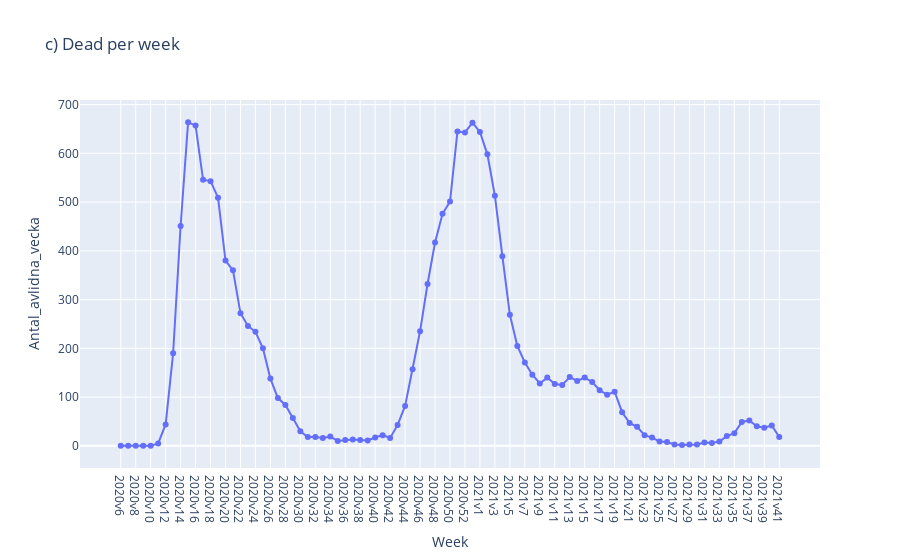
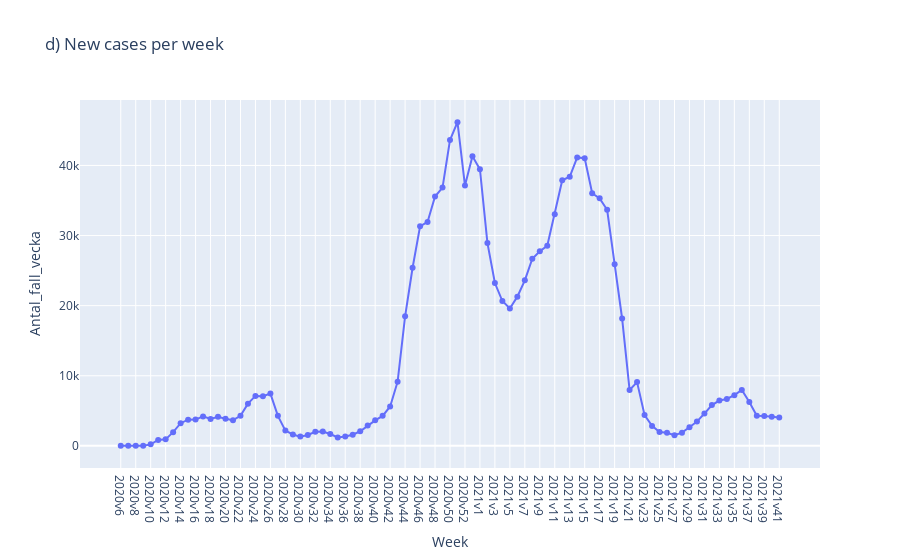
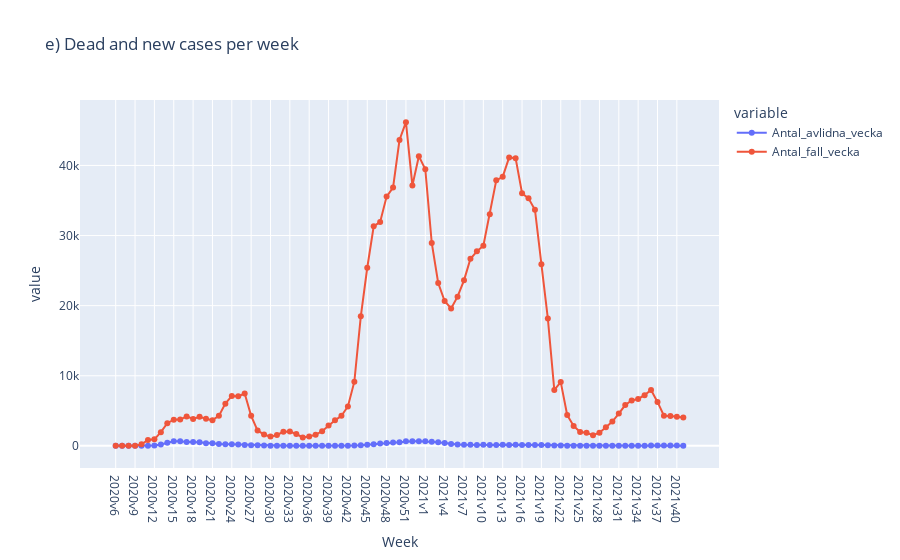
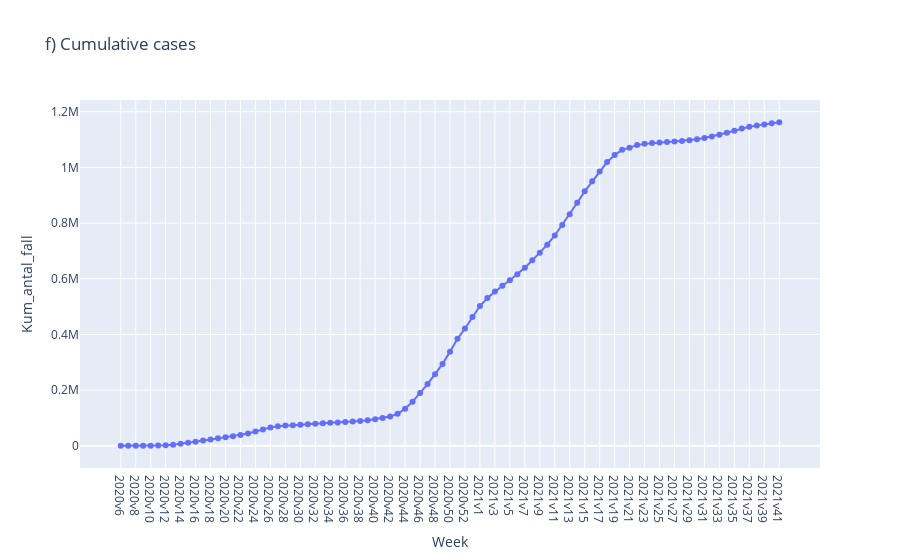

The code cell stored with these charts, in order, in its notebook:
### Markdown cell above
- Use plotly_express to plot the data

### Code cell
def px_line(dataframe=covid19, x=None, y=None, title=None):
    
    fig = px.line(dataframe, x=x, y=y, markers=True, 
        title=title,
        labels=dict(Vecka="Week"))

    fig.update_layout(hovermode="x")
    fig.update_xaxes(
                 showspikes=True,
                 spikedash="solid",
                 spikemode="across",
                 spikecolor="green",
                 spikesnap="cursor"
                 )
    fig.show()
    fig.write_html(f"Visualiseringar/{title}.html") #saving plotly as en html file is base on : https://plotly.com/python/interactive-html-export/

px_line(x="Vecka", y="Antal_avlidna_vecka", title="c) Dead per week")
px_line(x="Vecka", y="Antal_fall_vecka", title="d) New cases per week")
px_line(x="Vecka", y=["Antal_avlidna_vecka", "Antal_fall_vecka"], title="e) Dead and new cases per week")
px_line(x="Vecka", y="Kum_antal_fall", title="f) Cumulative cases")

### Figure 1 — Plotly figure (JSON) as saved in the notebook; plotly's stock layout.template omitted (floating-point values rounded to 4 significant figures)
{"data": [{"hovertemplate": "Week=%{x}<br>Antal_avlidna_vecka=%{y}<extra></extra>", "legendgroup": "", "line": {"color": "#636efa", "dash": "solid"}, "marker": {"symbol": "circle"}, "mode": "markers+lines", "name": "", "orientation": "v", "showlegend": false, "type": "scatter", "x": ["2020v6", "2020v7", "2020v8", "2020v9", "2020v10", "2020v11", "2020v12", "2020v13", "2020v14", "2020v15", "2020v16", "2020v17", "2020v18", "2020v19", "2020v20", "2020v21", "2020v22", "2020v23", "2020v24", "2020v25", "2020v26", "2020v27", "2020v28", "2020v29", "2020v30", "2020v31", "2020v32", "2020v33", "2020v34", "2020v35", "2020v36", "2020v37", "2020v38", "2020v39", "2020v40", "2020v41", "2020v42", "2020v43", "2020v44", "2020v45", "2020v46", "2020v47", "2020v48", "2020v49", "2020v50", "2020v51", "2020v52", "2020v53", "2021v1", "2021v2", "2021v3", "2021v4", "2021v5", "2021v6", "2021v7", "2021v8", "2021v9", "2021v10", "2021v11", "2021v12", "2021v13", "2021v14", "2021v15", "2021v16", "2021v17", "2021v18", "2021v19", "2021v20", "2021v21", "2021v22", "2021v23", "2021v24", "2021v25", "2021v26", "2021v27", "2021v28", "2021v29", "2021v30", "2021v31", "2021v32", "2021v33", "2021v34", "2021v35", "2021v36", "2021v37", "2021v38", "2021v39", "2021v40", "2021v41"], "xaxis": "x", "y": [0, 0, 0, 0, 0, 5, 44, 190, 451, 664, 657, 546, 543, 509, 380, 360, 272, 246, 234, 200, 138, 98, 84, 57, 30, 18, 18, 16, 19, 10, 12, 13, 12, 11, 17, 22, 16, 43, 82, 157, 235, 332, 417, 476, 501, 645, 643, 663, 644, 598, 513, 389, 269, 205, 171, 146, 128, 140, 127, 125, 141, 133, 140, 131, 114, 105, 111, 69, 47, 39, 22, 17, 9, 8, 3, 2, 3, 3, 7, 6, 9, 20, 26, 49, 52, 40, 37, 42, 18], "yaxis": "y"}], "layout": {"hovermode": "x", "legend": {"tracegroupgap": 0}, "title": {"text": "c) Dead per week"}, "xaxis": {"anchor": "y", "domain": [0, 1], "showspikes": true, "spikecolor": "green", "spikedash": "solid", "spikemode": "across", "spikesnap": "cursor", "title": {"text": "Week"}}, "yaxis": {"anchor": "x", "domain": [0, 1], "title": {"text": "Antal_avlidna_vecka"}}}}

### Figure 2 — Plotly figure (JSON) as saved in the notebook; plotly's stock layout.template omitted (floating-point values rounded to 4 significant figures)
{"data": [{"hovertemplate": "Week=%{x}<br>Antal_fall_vecka=%{y}<extra></extra>", "legendgroup": "", "line": {"color": "#636efa", "dash": "solid"}, "marker": {"symbol": "circle"}, "mode": "markers+lines", "name": "", "orientation": "v", "showlegend": false, "type": "scatter", "x": ["2020v6", "2020v7", "2020v8", "2020v9", "2020v10", "2020v11", "2020v12", "2020v13", "2020v14", "2020v15", "2020v16", "2020v17", "2020v18", "2020v19", "2020v20", "2020v21", "2020v22", "2020v23", "2020v24", "2020v25", "2020v26", "2020v27", "2020v28", "2020v29", "2020v30", "2020v31", "2020v32", "2020v33", "2020v34", "2020v35", "2020v36", "2020v37", "2020v38", "2020v39", "2020v40", "2020v41", "2020v42", "2020v43", "2020v44", "2020v45", "2020v46", "2020v47", "2020v48", "2020v49", "2020v50", "2020v51", "2020v52", "2020v53", "2021v1", "2021v2", "2021v3", "2021v4", "2021v5", "2021v6", "2021v7", "2021v8", "2021v9", "2021v10", "2021v11", "2021v12", "2021v13", "2021v14", "2021v15", "2021v16", "2021v17", "2021v18", "2021v19", "2021v20", "2021v21", "2021v22", "2021v23", "2021v24", "2021v25", "2021v26", "2021v27", "2021v28", "2021v29", "2021v30", "2021v31", "2021v32", "2021v33", "2021v34", "2021v35", "2021v36", "2021v37", "2021v38", "2021v39", "2021v40", "2021v41"], "xaxis": "x", "y": [1, 0, 0, 13, 211, 838, 924, 1957, 3229, 3740, 3752, 4203, 3832, 4153, 3869, 3659, 4280, 6021, 7123, 7073, 7455, 4279, 2179, 1622, 1316, 1556, 2014, 2052, 1687, 1200, 1332, 1592, 2080, 2919, 3642, 4278, 5620, 9155, 18474, 25405, 31319, 31944, 35560, 36837, 43631, 46177, 37134, 41323, 39455, 28942, 23230, 20660, 19605, 21283, 23615, 26690, 27748, 28555, 33033, 37881, 38386, 41147, 41038, 36032, 35306, 33680, 25916, 18169, 7974, 9094, 4394, 2848, 1982, 1869, 1514, 1881, 2662, 3459, 4608, 5820, 6466, 6688, 7236, 7972, 6266, 4298, 4241, 4141, 4062], "yaxis": "y"}], "layout": {"hovermode": "x", "legend": {"tracegroupgap": 0}, "title": {"text": "d) New cases per week"}, "xaxis": {"anchor": "y", "domain": [0, 1], "showspikes": true, "spikecolor": "green", "spikedash": "solid", "spikemode": "across", "spikesnap": "cursor", "title": {"text": "Week"}}, "yaxis": {"anchor": "x", "domain": [0, 1], "title": {"text": "Antal_fall_vecka"}}}}

### Figure 3 — Plotly figure (JSON) as saved in the notebook; plotly's stock layout.template omitted (floating-point values rounded to 4 significant figures)
{"data": [{"hovertemplate": "variable=Antal_avlidna_vecka<br>Week=%{x}<br>value=%{y}<extra></extra>", "legendgroup": "Antal_avlidna_vecka", "line": {"color": "#636efa", "dash": "solid"}, "marker": {"symbol": "circle"}, "mode": "markers+lines", "name": "Antal_avlidna_vecka", "orientation": "v", "showlegend": true, "type": "scatter", "x": ["2020v6", "2020v7", "2020v8", "2020v9", "2020v10", "2020v11", "2020v12", "2020v13", "2020v14", "2020v15", "2020v16", "2020v17", "2020v18", "2020v19", "2020v20", "2020v21", "2020v22", "2020v23", "2020v24", "2020v25", "2020v26", "2020v27", "2020v28", "2020v29", "2020v30", "2020v31", "2020v32", "2020v33", "2020v34", "2020v35", "2020v36", "2020v37", "2020v38", "2020v39", "2020v40", "2020v41", "2020v42", "2020v43", "2020v44", "2020v45", "2020v46", "2020v47", "2020v48", "2020v49", "2020v50", "2020v51", "2020v52", "2020v53", "2021v1", "2021v2", "2021v3", "2021v4", "2021v5", "2021v6", "2021v7", "2021v8", "2021v9", "2021v10", "2021v11", "2021v12", "2021v13", "2021v14", "2021v15", "2021v16", "2021v17", "2021v18", "2021v19", "2021v20", "2021v21", "2021v22", "2021v23", "2021v24", "2021v25", "2021v26", "2021v27", "2021v28", "2021v29", "2021v30", "2021v31", "2021v32", "2021v33", "2021v34", "2021v35", "2021v36", "2021v37", "2021v38", "2021v39", "2021v40", "2021v41"], "xaxis": "x", "y": [0, 0, 0, 0, 0, 5, 44, 190, 451, 664, 657, 546, 543, 509, 380, 360, 272, 246, 234, 200, 138, 98, 84, 57, 30, 18, 18, 16, 19, 10, 12, 13, 12, 11, 17, 22, 16, 43, 82, 157, 235, 332, 417, 476, 501, 645, 643, 663, 644, 598, 513, 389, 269, 205, 171, 146, 128, 140, 127, 125, 141, 133, 140, 131, 114, 105, 111, 69, 47, 39, 22, 17, 9, 8, 3, 2, 3, 3, 7, 6, 9, 20, 26, 49, 52, 40, 37, 42, 18], "yaxis": "y"}, {"hovertemplate": "variable=Antal_fall_vecka<br>Week=%{x}<br>value=%{y}<extra></extra>", "legendgroup": "Antal_fall_vecka", "line": {"color": "#EF553B", "dash": "solid"}, "marker": {"symbol": "circle"}, "mode": "markers+lines", "name": "Antal_fall_vecka", "orientation": "v", "showlegend": true, "type": "scatter", "x": ["2020v6", "2020v7", "2020v8", "2020v9", "2020v10", "2020v11", "2020v12", "2020v13", "2020v14", "2020v15", "2020v16", "2020v17", "2020v18", "2020v19", "2020v20", "2020v21", "2020v22", "2020v23", "2020v24", "2020v25", "2020v26", "2020v27", "2020v28", "2020v29", "2020v30", "2020v31", "2020v32", "2020v33", "2020v34", "2020v35", "2020v36", "2020v37", "2020v38", "2020v39", "2020v40", "2020v41", "2020v42", "2020v43", "2020v44", "2020v45", "2020v46", "2020v47", "2020v48", "2020v49", "2020v50", "2020v51", "2020v52", "2020v53", "2021v1", "2021v2", "2021v3", "2021v4", "2021v5", "2021v6", "2021v7", "2021v8", "2021v9", "2021v10", "2021v11", "2021v12", "2021v13", "2021v14", "2021v15", "2021v16", "2021v17", "2021v18", "2021v19", "2021v20", "2021v21", "2021v22", "2021v23", "2021v24", "2021v25", "2021v26", "2021v27", "2021v28", "2021v29", "2021v30", "2021v31", "2021v32", "2021v33", "2021v34", "2021v35", "2021v36", "2021v37", "2021v38", "2021v39", "2021v40", "2021v41"], "xaxis": "x", "y": [1, 0, 0, 13, 211, 838, 924, 1957, 3229, 3740, 3752, 4203, 3832, 4153, 3869, 3659, 4280, 6021, 7123, 7073, 7455, 4279, 2179, 1622, 1316, 1556, 2014, 2052, 1687, 1200, 1332, 1592, 2080, 2919, 3642, 4278, 5620, 9155, 18474, 25405, 31319, 31944, 35560, 36837, 43631, 46177, 37134, 41323, 39455, 28942, 23230, 20660, 19605, 21283, 23615, 26690, 27748, 28555, 33033, 37881, 38386, 41147, 41038, 36032, 35306, 33680, 25916, 18169, 7974, 9094, 4394, 2848, 1982, 1869, 1514, 1881, 2662, 3459, 4608, 5820, 6466, 6688, 7236, 7972, 6266, 4298, 4241, 4141, 4062], "yaxis": "y"}], "layout": {"hovermode": "x", "legend": {"title": {"text": "variable"}, "tracegroupgap": 0}, "title": {"text": "e) Dead and new cases per week"}, "xaxis": {"anchor": "y", "domain": [0, 1], "showspikes": true, "spikecolor": "green", "spikedash": "solid", "spikemode": "across", "spikesnap": "cursor", "title": {"text": "Week"}}, "yaxis": {"anchor": "x", "domain": [0, 1], "title": {"text": "value"}}}}

### Figure 4 — Plotly figure (JSON) as saved in the notebook; plotly's stock layout.template omitted (floating-point values rounded to 4 significant figures)
{"data": [{"hovertemplate": "Week=%{x}<br>Kum_antal_fall=%{y}<extra></extra>", "legendgroup": "", "line": {"color": "#636efa", "dash": "solid"}, "marker": {"symbol": "circle"}, "mode": "markers+lines", "name": "", "orientation": "v", "showlegend": false, "type": "scatter", "x": ["2020v6", "2020v7", "2020v8", "2020v9", "2020v10", "2020v11", "2020v12", "2020v13", "2020v14", "2020v15", "2020v16", "2020v17", "2020v18", "2020v19", "2020v20", "2020v21", "2020v22", "2020v23", "2020v24", "2020v25", "2020v26", "2020v27", "2020v28", "2020v29", "2020v30", "2020v31", "2020v32", "2020v33", "2020v34", "2020v35", "2020v36", "2020v37", "2020v38", "2020v39", "2020v40", "2020v41", "2020v42", "2020v43", "2020v44", "2020v45", "2020v46", "2020v47", "2020v48", "2020v49", "2020v50", "2020v51", "2020v52", "2020v53", "2021v1", "2021v2", "2021v3", "2021v4", "2021v5", "2021v6", "2021v7", "2021v8", "2021v9", "2021v10", "2021v11", "2021v12", "2021v13", "2021v14", "2021v15", "2021v16", "2021v17", "2021v18", "2021v19", "2021v20", "2021v21", "2021v22", "2021v23", "2021v24", "2021v25", "2021v26", "2021v27", "2021v28", "2021v29", "2021v30", "2021v31", "2021v32", "2021v33", "2021v34", "2021v35", "2021v36", "2021v37", "2021v38", "2021v39", "2021v40", "2021v41"], "xaxis": "x", "y": [1, 1, 1, 14, 225, 1063, 1987, 3944, 7173, 10913, 14665, 18868, 22700, 26853, 30722, 34381, 38661, 44682, 51805, 58878, 66333, 70612, 72791, 74413, 75729, 77285, 79299, 81351, 83038, 84238, 85570, 87162, 89242, 92161, 95803, 100081, 105701, 114856, 133330, 158735, 190054, 221998, 257558, 294395, 338026, 384203, 421337, 462660, 502115, 531057, 554287, 574947, 594552, 615835, 639450, 666140, 693888, 722443, 755476, 793357, 831743, 872890, 913928, 949960, 985266, 1018946, 1044862, 1063031, 1071005, 1080099, 1084493, 1087341, 1089323, 1091192, 1092706, 1094587, 1097249, 1100708, 1105316, 1111136, 1117602, 1124290, 1131526, 1139498, 1145764, 1150062, 1154303, 1158444, 1162506], "yaxis": "y"}], "layout": {"hovermode": "x", "legend": {"tracegroupgap": 0}, "title": {"text": "f) Cumulative cases"}, "xaxis": {"anchor": "y", "domain": [0, 1], "showspikes": true, "spikecolor": "green", "spikedash": "solid", "spikemode": "across", "spikesnap": "cursor", "title": {"text": "Week"}}, "yaxis": {"anchor": "x", "domain": [0, 1], "title": {"text": "Kum_antal_fall"}}}}
